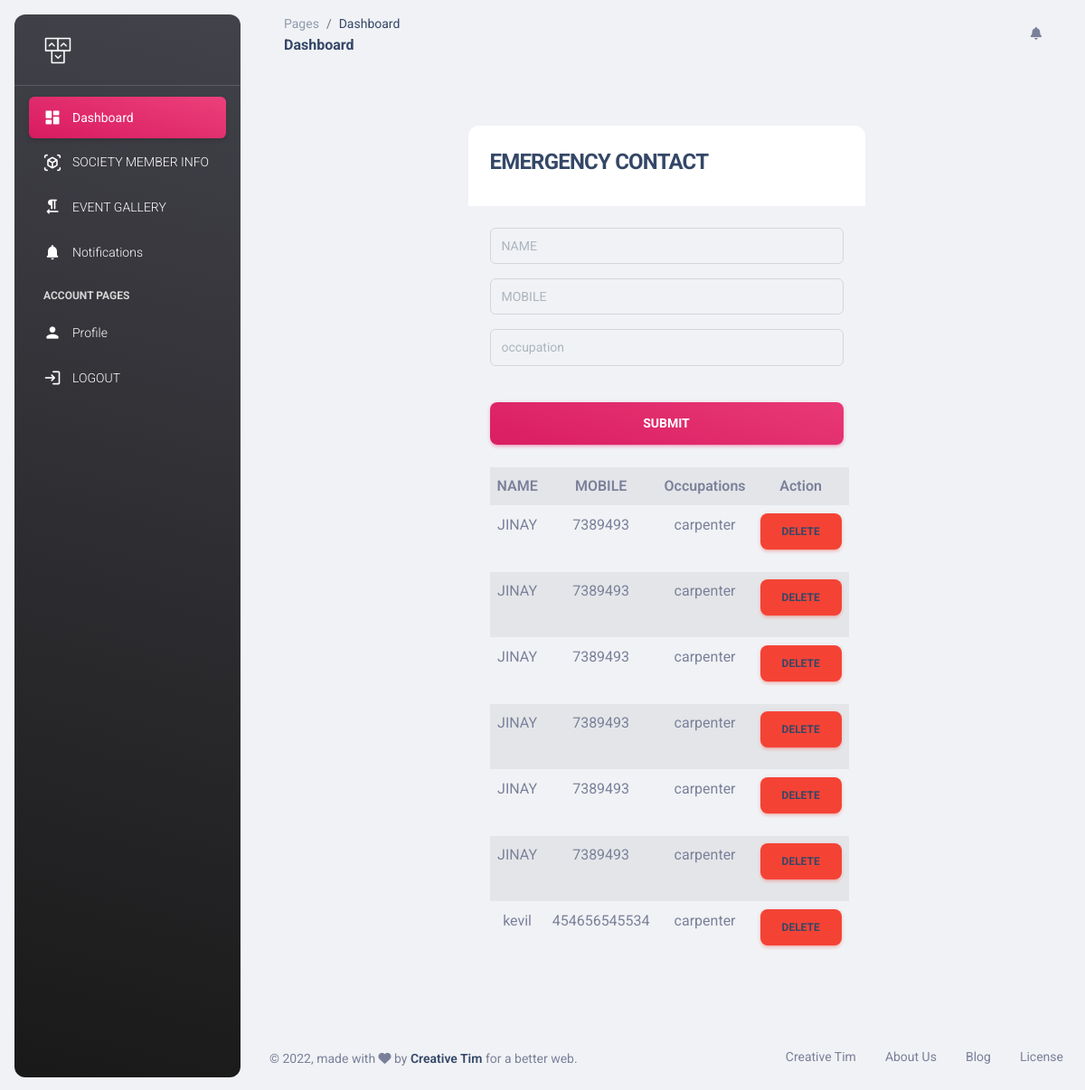
Page /SecApp/emergency-contact/ on the earlier database version.
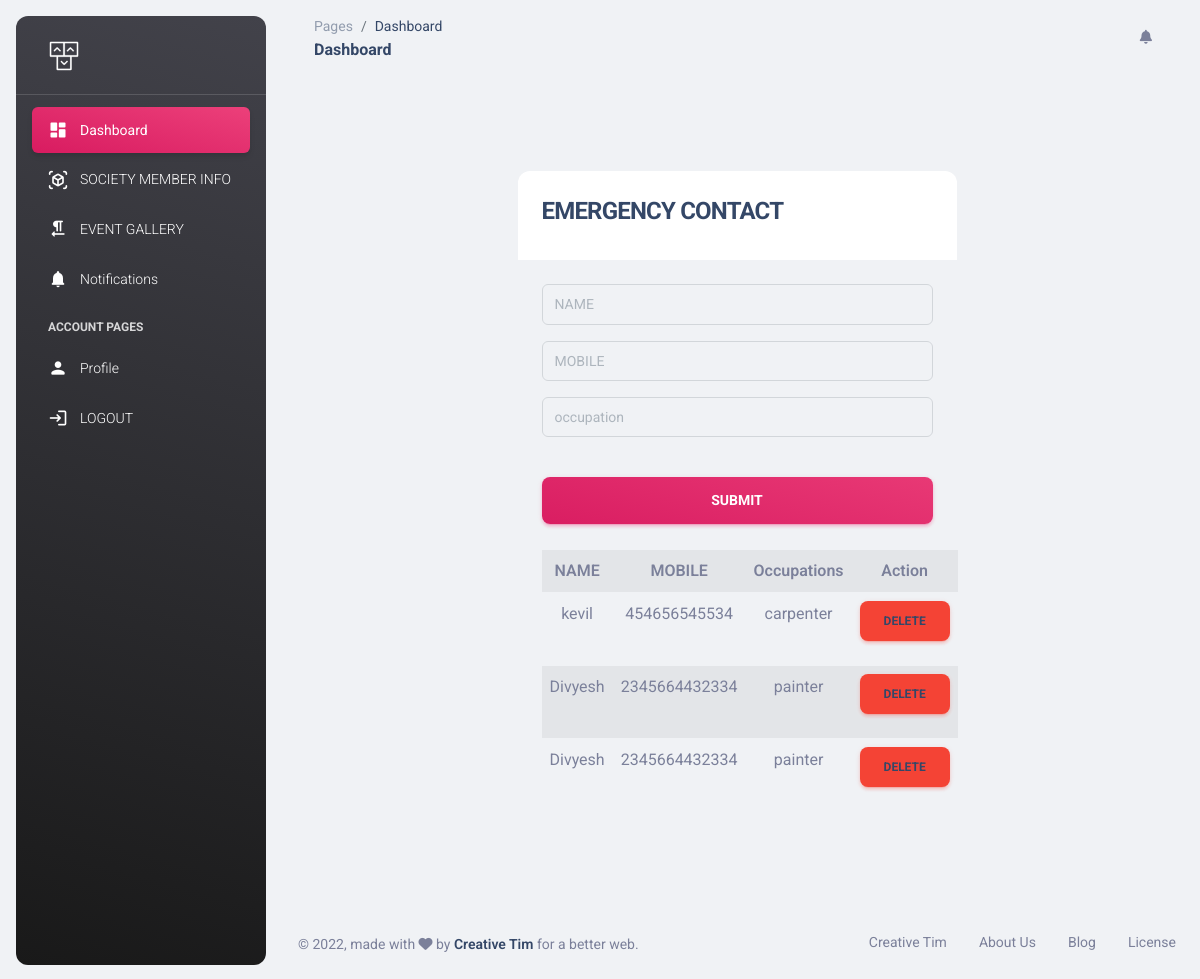
Same page on the later database version.
### myapp/models.py (models this page shows, shortened)
class Emergency_Contact(models.Model):
    name = models.CharField(max_length=50)
    mobile = models.CharField(max_length=50)
    occupation=models.CharField(max_length=50)

### myapp/views.py (the view)
# urls.py: path('emergency-contact/',views.emergency_contact,name='emergencycontact'),
def emergency_contact(request):
    msg='YOUR DETAIL IS SAVE SUCCESSFULLY'
    if request.method =='POST':
        name =  request.POST['name']
        mobile = request.POST['mobile']
        occupation = request.POST['occupation']
        Emergency_Contact.objects.create(name=name,mobile=mobile,occupation=occupation)
        many=Emergency_Contact.objects.all()
        return render(request,'emergencycontact.html',{'msg':msg,'many':many})
    else:
        many=Emergency_Contact.objects.all()
        return render(request,'emergencycontact.html',{'many':many})

### myapp/templates/emergencycontact.html (shortened to what this page needs)
{% extends 'header.html' %}
{% load static %}
{% block content %}
<!DOCTYPE html>
<html lang="en">
<head>
  <link href="{% static 'assets/css/nucleo-icons.css' %}" rel="stylesheet" />
  <link href="{% static 'asset/scss/nucleo-svg.css' %}" rel="stylesheet" />
  <link id="pagestyle" href="{% static 'assets/css/material-dashboard.css' %}" rel="stylesheet" />
</head>
<body style="background-image: url(); background-size: cover; background-attachment: fixed;">
  <div class="container position-sticky z-index-sticky top-0">
    <div class="row">
      <div class="col-12">
              <span class="navbar-toggler-icon mt-2">
              </span>
      </div>
    </div>
  </div>
  <main class="main-content  mt-0">
    <section>
      <div class="page-header min-vh-100">
        <div class="container">
          <div class="row">
            </div>
            <div class="col-md-6 offset-md-3  flex-column ">
              <div class="card card-plain">
                <div class="card-header">
                  <h4 class="font-weight-bolder">EMERGENCY CONTACT</h4>
                </div>
                <div class="card-body">
                  <form role="form" action="{% url 'emergencycontact' %}" method="POST">
                    <div class="input-group input-group-outline mb-3">
                      <input type="text" name="name"  id="name" class="form-control" placeholder="NAME" required >
                    </div>
                    <div class="input-group input-group-outline mb-3">
                      <input type="mobile" name="mobile" id="mobile" class="form-control" placeholder="MOBILE" required>
                    </div>
                    <div class="input-group input-group-outline mb-3">
                      <input type="text" name="occupation" id="address" class="form-control" placeholder="occupation" required>
                    </div>
                    <div class="text-center">
                      <button type="submit" class="btn btn-lg bg-gradient-primary btn-lg w-100 mt-4 mb-0">submit</button>
                    </div>
                  </form><br>
                  <div>
                    <table class="
                    table table-striped" style="text-align: center;">
                    <tr><th>NAME</th><th>MOBILE</th><th>Occupations</th><th>Action</th></tr>
                    {% for one in many %}
                    <tr><td>{{one.name}}</td><td>{{one.mobile}}</td><td>{{one.occupation}}</td><td><button class="btn btn-danger"><a href="{% url 'delete' one.id %}">DELETE</a></button></td></tr>
                    {% endfor %}
                    </table>
                  </div>
                </div>
                <div class="card-footer text-center pt-0 px-lg-2 px-1">
                </div>
              </div>
            </div>
          </div>
        </div>
    </section>
  </main>
</body>
</html>
{% endblock %}

Differences in the rows shown:
removed Emergency_Contact: name "JINAY", mobile "7389493", occupation "carpenter"
removed Emergency_Contact: name "JINAY", mobile "7389493", occupation "carpenter"
removed Emergency_Contact: name "JINAY", mobile "7389493", occupation "carpenter"
removed Emergency_Contact: name "JINAY", mobile "7389493", occupation "carpenter"
removed Emergency_Contact: name "JINAY", mobile "7389493", occupation "carpenter"
removed Emergency_Contact: name "JINAY", mobile "7389493", occupation "carpenter"
added Emergency_Contact: name "Divyesh", mobile "2345664432334", occupation "painter"
added Emergency_Contact: name "Divyesh", mobile "2345664432334", occupation "painter"
